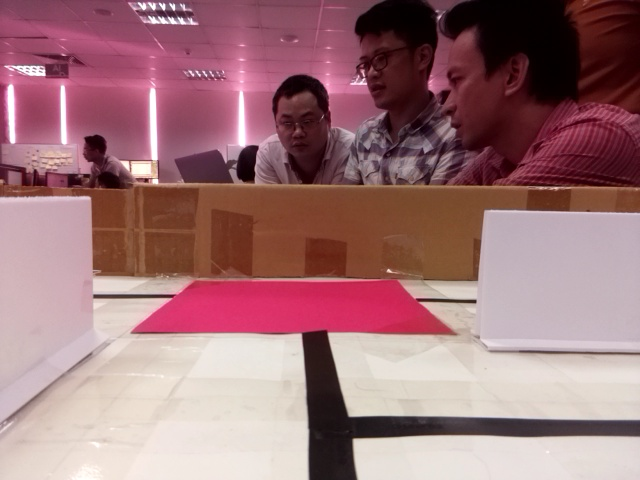
#> input picture images/8.jpg, 640 x 480 px
$ python coloring_black_white_img.py
#> lines starting #> are read from the running program, lines starting #| are printed output that depends on the picture; after the words box and inside, x2 and y2 are one past the last pixel; in counts of white or black regions, pixels touching at a corner belong together
### lane_detect/opencv_utils.py
import numpy as np
import cv2
from matplotlib.path import Path


def distance(line, p3):
    d = np.cross(line[1] - line[0], p3 - line[0]) / np.linalg.norm(line[1] - line[0])
    return np.abs(d)


def get_roi_points(img, roi_heigh=130, roi_width_offset=50):
    """Return list of points in numpy array for region of interest"""
    height = img.shape[0]
    width = img.shape[1]
    left_top_roi, right_top_roi, right_bottom_roi, left_bottom_roi = (roi_width_offset, height - roi_heigh), (width - roi_width_offset, height - roi_heigh), (width - roi_width_offset, height), (roi_width_offset, height)
    l1 = [left_top_roi, right_top_roi, right_bottom_roi, left_bottom_roi]
    roi = [np.array(l1, dtype=np.int32)]
    return roi


def get_roi_img(img, roi_points):
    """
    @img: image in numpy array
    @roi_points: numpy array of points
    Crop region of interest image
    """
    mask = np.zeros_like(img)
    # defining a 3 channel or 1 channel color to fill the mask with depending on the input image
    if len(img.shape) > 2:
        channel_count = img.shape[2]  # i.e. 3 or 4 depending on your image
        ignore_mask_color = (255,) * channel_count
    else:
        ignore_mask_color = 255

    cv2.fillPoly(mask, roi_points, ignore_mask_color)
    masked_image = cv2.bitwise_and(img, mask)

    return masked_image


# [46 lines left out: functions to_factored_line, intersection, round_angle, round_angle_tests, not called in this run]


def slope(dx, dy):
    return (dy / dx) if dx else None


class Point:
    def __init__(self, x, y):
        self.x = x
        self.y = y

    def __str__(self):
        return '({}, {})'.format(self.x, self.y)

    # [9 lines left out: functions halfway, distance, not called in this run]

    def reflect_x(self):
        return Point(-self.x, self.y)

    def reflect_y(self):
        return Point(self.x, -self.y)

    def reflect_x_y(self):
        return Point(-self.x, -self.y)

    def slope_from_origin(self):
        return slope(self.x, self.y)

    def slope(self, target):
        return slope(target.x - self.x, target.y - self.y)

    def y_int(self, target):       # <= here's the magic
        return self.y - self.slope(target)*self.x

    # [11 lines left out: function print_line_equation, not called in this run]


class LineXY:
    # [58 lines left out: functions __init__, equation, intersect, test_point_and_line_class, not called in this run]


# [19 lines that do not run on import are left out]

### lane_detect/coloring_black_white_img.py
import cv2
import numpy as np
import opencv_utils


def image_edge_detect():
    img = cv2.imread('../images/8.jpg')
#> img is the input picture: shape (480, 640, 3); mean B, G, R 120.9, 116.9, 158.9

    roi = opencv_utils.get_roi_points(img, roi_heigh=130, roi_width_offset=50)
#> roi = [[[50, 350], [590, 350], [590, 480], [50, 480]]]
    roi_img = opencv_utils.get_roi_img(img, roi)
#> in get_roi_img, `cv2.fillPoly(mask, roi_points, ignore_mask_color)`:
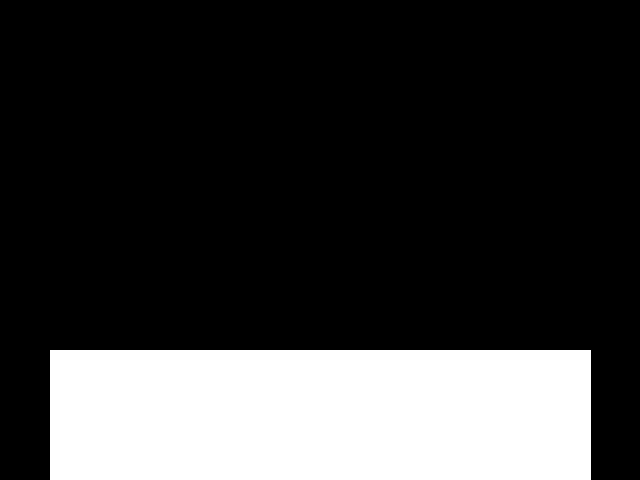
#> mask: shape (480, 640, 3); 22.9% white; 1 white region, box (x1, y1, x2, y2) and area: (50, 350, 591, 480) 70330
#> in get_roi_img, `masked_image = cv2.bitwise_and(img, mask)`:
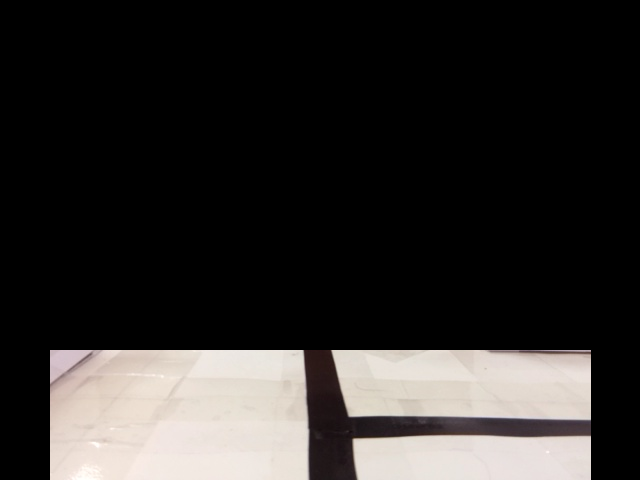
#> masked_image: shape (480, 640, 3); mean B, G, R 42.7, 44.2, 46.6
    cv2.imshow('Crop ROI', roi_img)

    # Convert BGR to HSV
    hsv_img = cv2.cvtColor(roi_img, cv2.COLOR_BGR2HSV)
#> hsv_img: shape (480, 640, 3); mean H, S, V 7.4, 6.3, 46.6
    # cv2.imshow('HSV img', hsv_img)

    hsv_channels = cv2.split(hsv_img)

    rows = roi_img.shape[0]
#> rows = 480
    cols = roi_img.shape[1]
#> cols = 640

    for i in range(0, rows):
        for j in range(0, cols):
            h = hsv_channels[0][i][j]

            if h > 90 and h < 130:
                hsv_channels[2][i][j] = 255
            else:
                hsv_channels[2][i][j] = 0

    cv2.imshow("show", hsv_channels[0])
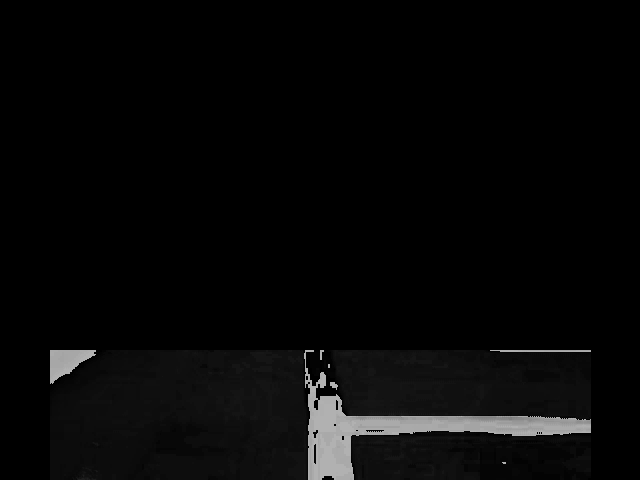
#> window 'show': shape (480, 640); min 0, max 179, mean 7.4
    cv2.imshow("show2", hsv_channels[2])
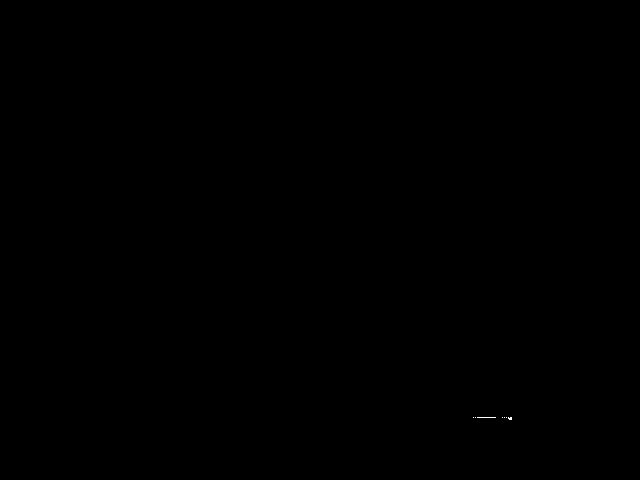
#> window 'show2': shape (480, 640); 0.01% white in thin lines or dots, all inside (x1, y1, x2, y2) = (473, 417, 512, 420)

    # Free display windows when press a key
    cv2.waitKey(0)
    cv2.destroyAllWindows()


if __name__ == '__main__':
    # realtime_detect_edges()
    image_edge_detect()

$ run again, with images/2.jpg copied over images/8.jpg
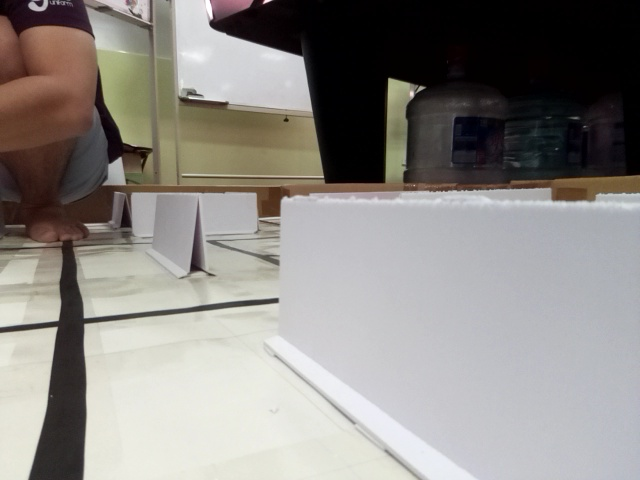
#> input picture images/2.jpg, 640 x 480 px
#> in image_edge_detect, img is the input picture: shape (480, 640, 3); mean B, G, R 133.3, 137.4, 141.1
#> in image_edge_detect, `roi = opencv_utils.get_roi_points(img, roi_heigh=130, roi_width_offset..`: roi = [[[50, 350], [590, 350], [590, 480], [50, 480]]]
#> mask: shape (480, 640, 3); 22.9% white; 1 white region, box (x1, y1, x2, y2) and area: (50, 350, 591, 480) 70330
#> in get_roi_img, `masked_image = cv2.bitwise_and(img, mask)`:
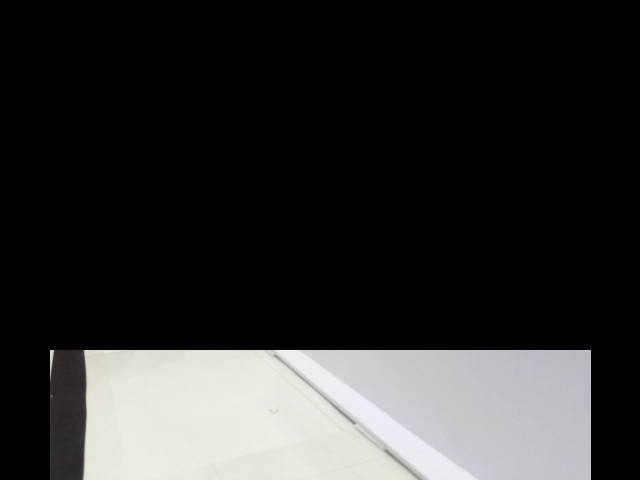
#> masked_image: shape (480, 640, 3); mean B, G, R 46.6, 47.2, 47.1
#> hsv_img: shape (480, 640, 3); mean H, S, V 15.8, 2.4, 47.7
#> in image_edge_detect, `cv2.imshow("show2", hsv_channels[2])`:
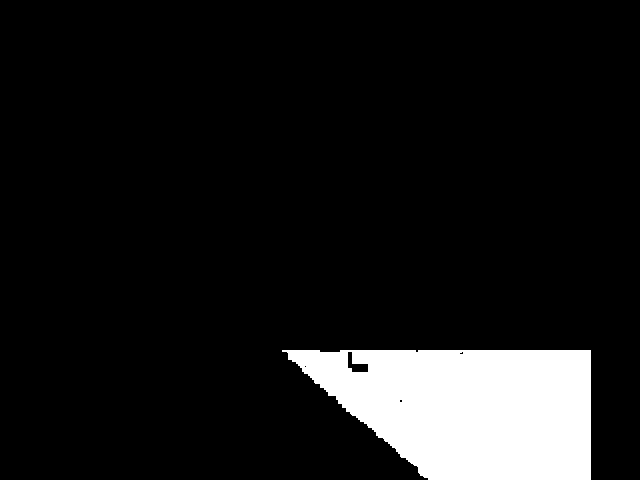
#> window 'show2': shape (480, 640); 9.9% white; 1 white region, box (x1, y1, x2, y2) and area: (282, 350, 591, 480) 30553

$ run again, with images/3.jpg copied over images/8.jpg
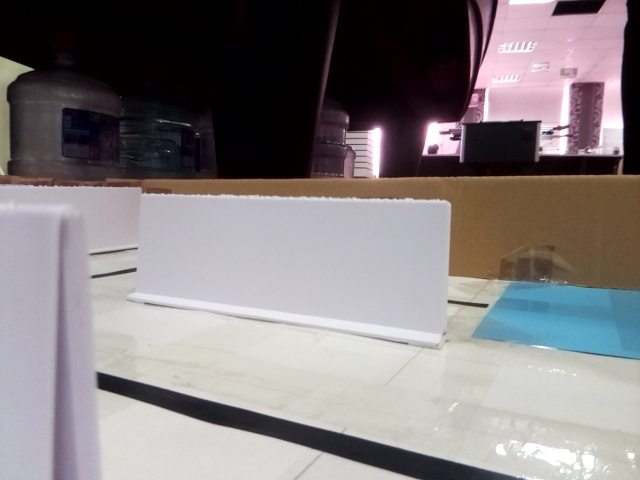
#> input picture images/3.jpg, 640 x 480 px
#> in image_edge_detect, img is the input picture: shape (480, 640, 3); mean B, G, R 126.6, 125.3, 131.1
#> in image_edge_detect, `roi = opencv_utils.get_roi_points(img, roi_heigh=130, roi_width_offset..`: roi = [[[50, 350], [590, 350], [590, 480], [50, 480]]]
#> mask: shape (480, 640, 3); 22.9% white; 1 white region, box (x1, y1, x2, y2) and area: (50, 350, 591, 480) 70330
#> in get_roi_img, `masked_image = cv2.bitwise_and(img, mask)`:
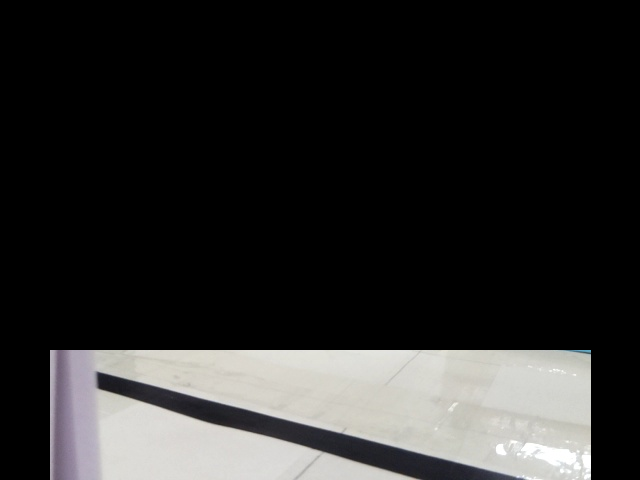
#> masked_image: shape (480, 640, 3); mean B, G, R 41.8, 42.5, 42.8
#> hsv_img: shape (480, 640, 3); mean H, S, V 11.2, 3.3, 43.2
#> in image_edge_detect, `cv2.imshow("show2", hsv_channels[2])`:
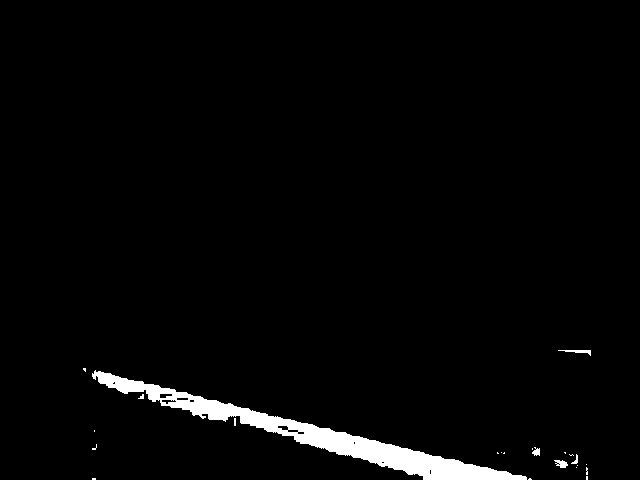
#> window 'show2': shape (480, 640); 2.5% white; 23 white regions (18 under 20 px), largest, box (x1, y1, x2, y2) and area: (92, 370, 527, 480) 7376, (558, 350, 591, 356) 81, (554, 460, 568, 468) 71, (532, 447, 540, 456) 47, (571, 454, 578, 464) 30

$ run again, with images/4.jpg copied over images/8.jpg
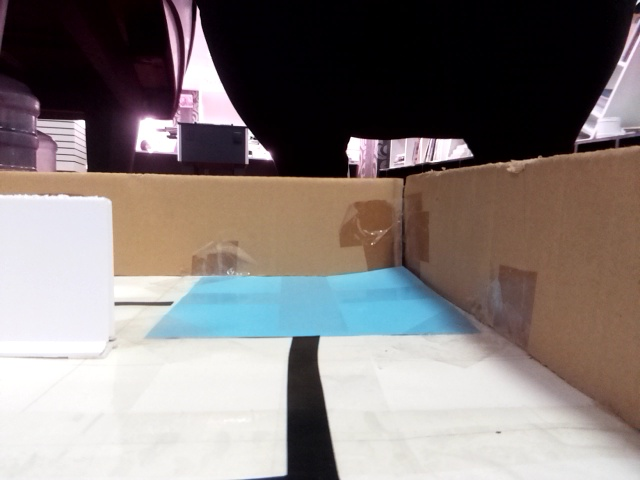
#> input picture images/4.jpg, 640 x 480 px
#> in image_edge_detect, img is the input picture: shape (480, 640, 3); mean B, G, R 122.2, 124.7, 132.6
#> in image_edge_detect, `roi = opencv_utils.get_roi_points(img, roi_heigh=130, roi_width_offset..`: roi = [[[50, 350], [590, 350], [590, 480], [50, 480]]]
#> mask: shape (480, 640, 3); 22.9% white; 1 white region, box (x1, y1, x2, y2) and area: (50, 350, 591, 480) 70330
#> in get_roi_img, `masked_image = cv2.bitwise_and(img, mask)`:
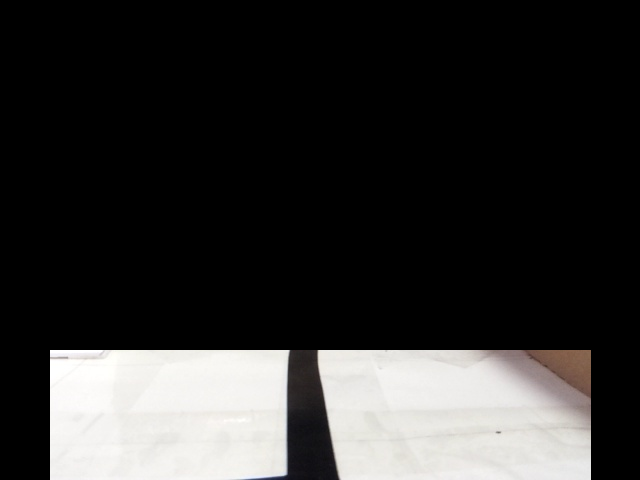
#> masked_image: shape (480, 640, 3); mean B, G, R 48, 48.7, 49.3
#> hsv_img: shape (480, 640, 3); mean H, S, V 7.4, 2.6, 49.4
#> in image_edge_detect, `cv2.imshow("show2", hsv_channels[2])`:
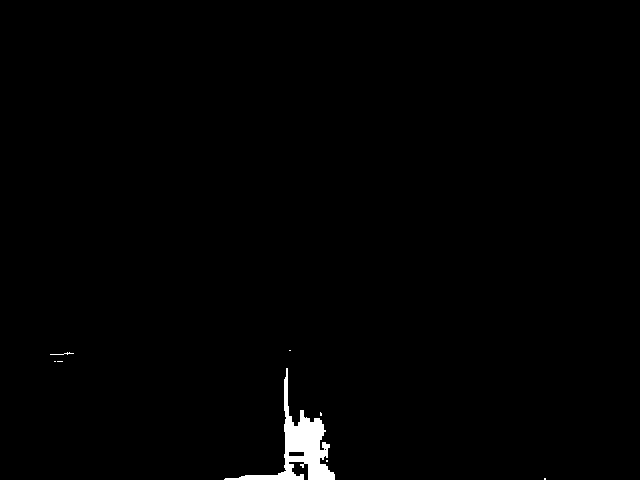
#> window 'show2': shape (480, 640); 0.9% white; 8 white regions (6 under 20 px), largest, box (x1, y1, x2, y2) and area: (224, 368, 335, 480) 2717, (50, 352, 74, 355) 27
